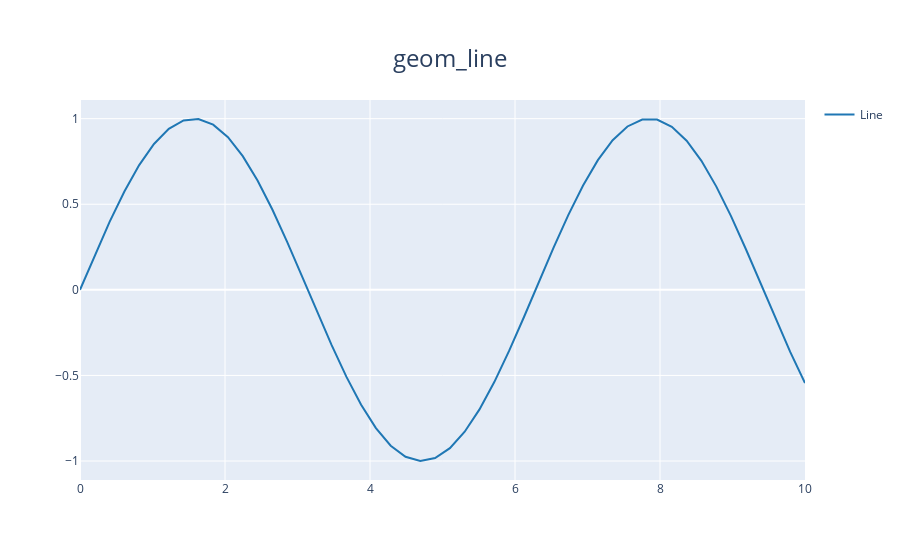

Notebook source saved alongside this figure:
### Code cell
# geom_line - Line plot
df = pd.DataFrame({'x': np.linspace(0, 10, 50), 'y': np.sin(np.linspace(0, 10, 50))})
ggplot(df, aes(x='x', y='y')) + geom_line() + ggtitle('geom_line')

### Figure 1 — Plotly figure (JSON) as saved in the notebook; plotly's stock layout.template omitted (floating-point values rounded to 4 significant figures)
{"data": [{"line": {"color": "#1f77b4", "dash": "solid", "width": 2}, "mode": "lines", "name": "Line", "opacity": 1, "showlegend": true, "type": "scatter", "x": [0.0, 0.2041, 0.4082, 0.6122, 0.8163, 1.02, 1.224, 1.429, 1.633, 1.837, 2.041, 2.245, 2.449, 2.653, 2.857, 3.061, 3.265, 3.469, 3.673, 3.878, 4.082, 4.286, 4.49, 4.694, 4.898, 5.102, 5.306, 5.51, 5.714, 5.918, 6.122, 6.327, 6.531, 6.735, 6.939, 7.143, 7.347, 7.551, 7.755, 7.959, 8.163, 8.367, 8.571, 8.776, 8.98, 9.184, 9.388, 9.592, 9.796, 10.0], "xaxis": "x", "y": [0.0, 0.2027, 0.3969, 0.5747, 0.7286, 0.8523, 0.9406, 0.9899, 0.9981, 0.9648, 0.8916, 0.7813, 0.6386, 0.4693, 0.2806, 0.08028, -0.1234, -0.322, -0.5072, -0.6713, -0.8076, -0.9103, -0.9753, -0.9998, -0.9828, -0.925, -0.8289, -0.6983, -0.5387, -0.3568, -0.16, 0.04333, 0.2449, 0.4363, 0.6096, 0.7576, 0.8742, 0.9545, 0.9951, 0.9945, 0.9526, 0.8711, 0.7535, 0.6046, 0.4306, 0.2388, 0.03701, -0.1663, -0.3627, -0.544], "yaxis": "y"}], "layout": {"legend": {"x": 1.02, "xanchor": "left", "y": 1, "yanchor": "top"}, "showlegend": true, "title": {"font": {"size": 24}, "text": "geom_line", "x": 0.5, "xanchor": "center", "yanchor": "top"}, "xaxis": {"anchor": "y", "domain": [0, 1]}, "yaxis": {"anchor": "x", "domain": [0, 1], "rangemode": "tozero"}}}
